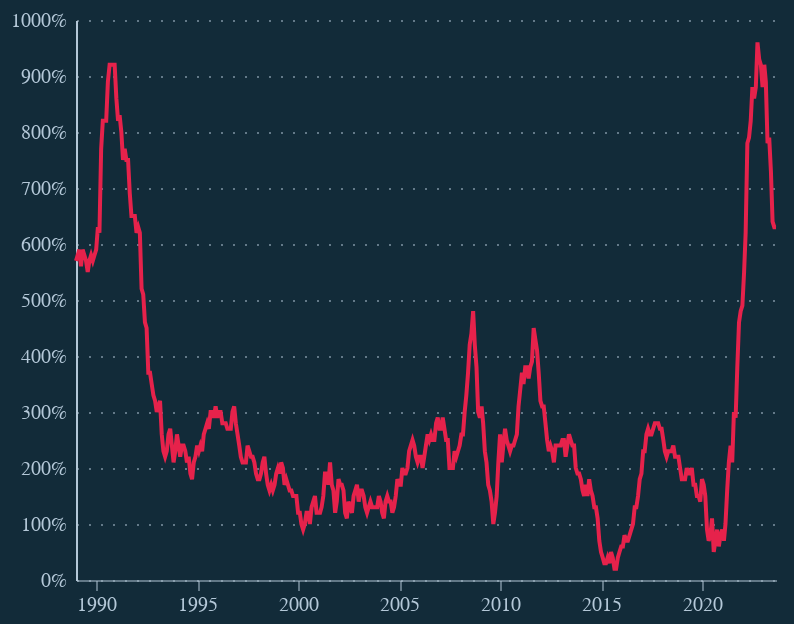

The notebook cell saved with this chart:
### Code cell
# Creating the chart with the applied theme
# ... (rest of your chart creation code)
chart = alt.Chart(df).mark_line().encode(
    x='date:T',
    y='value:Q'
)

# Display the chart
chart.display()

### Figure 1 — Vega-Lite specification as saved in the notebook (floating-point values rounded to 4 significant figures; data arrays with more than 128 entries replaced by an {"elided": "..."} marker saying what was removed)
{"config": {"background": "#122b39", "axis": {"labelColor": "#b4c8d8", "tickColor": "#b4c8d8", "domainColor": "#b4c8d8", "gridColor": "#b4c8d8"}, "axisX": {"domainOpacity": 0.5, "grid": false, "labelAngle": 0, "tickCount": 10, "tickOpacity": 0.5, "title": null}, "axisY": {"gridDash": [1, 5], "gridOpacity": 0.5, "labelPadding": 5, "tickCount": 8, "tickOpacity": 0.5, "ticks": false, "title": "12-month percent change | Source: BLS via FRED", "titleAlign": "left", "titleAngle": 0, "titleBaseline": "bottom", "titleColor": "#b4c8d8", "titleFontSize": 12, "titleOpacity": 0.9, "titleX": 0, "titleY": -7, "format": "%"}, "line": {"color": "#e6224b"}, "view": {"stroke": null, "width": 350, "height": 280}, "title": {"anchor": "start", "dx": 24, "fontSize": 12, "subtitleFontSize": 12, "color": "#b4c8d8", "subtitleColor": "#000000"}, "font": "Circular Std"}, "data": {"name": "data-8b83544cb124d2b6c736863cfadf862e"}, "mark": {"type": "line"}, "encoding": {"x": {"field": "date", "type": "temporal"}, "y": {"field": "value", "type": "quantitative"}}, "$schema": "https://vega.github.io/schema/vega-lite/v5.8.0.json", "datasets": {"data-8b83544cb124d2b6c736863cfadf862e": {"elided": "417 records"}}}
